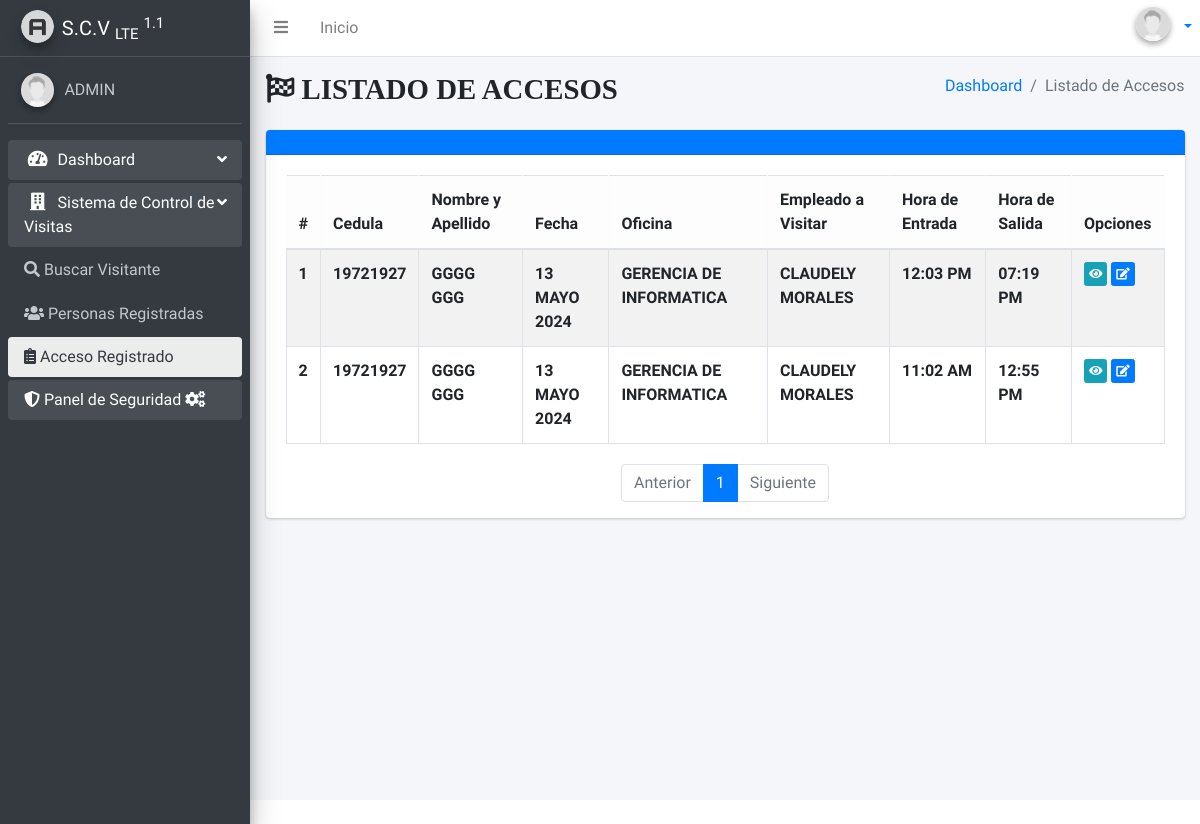
/laccess (signed in), run on an earlier commit of the app's database.
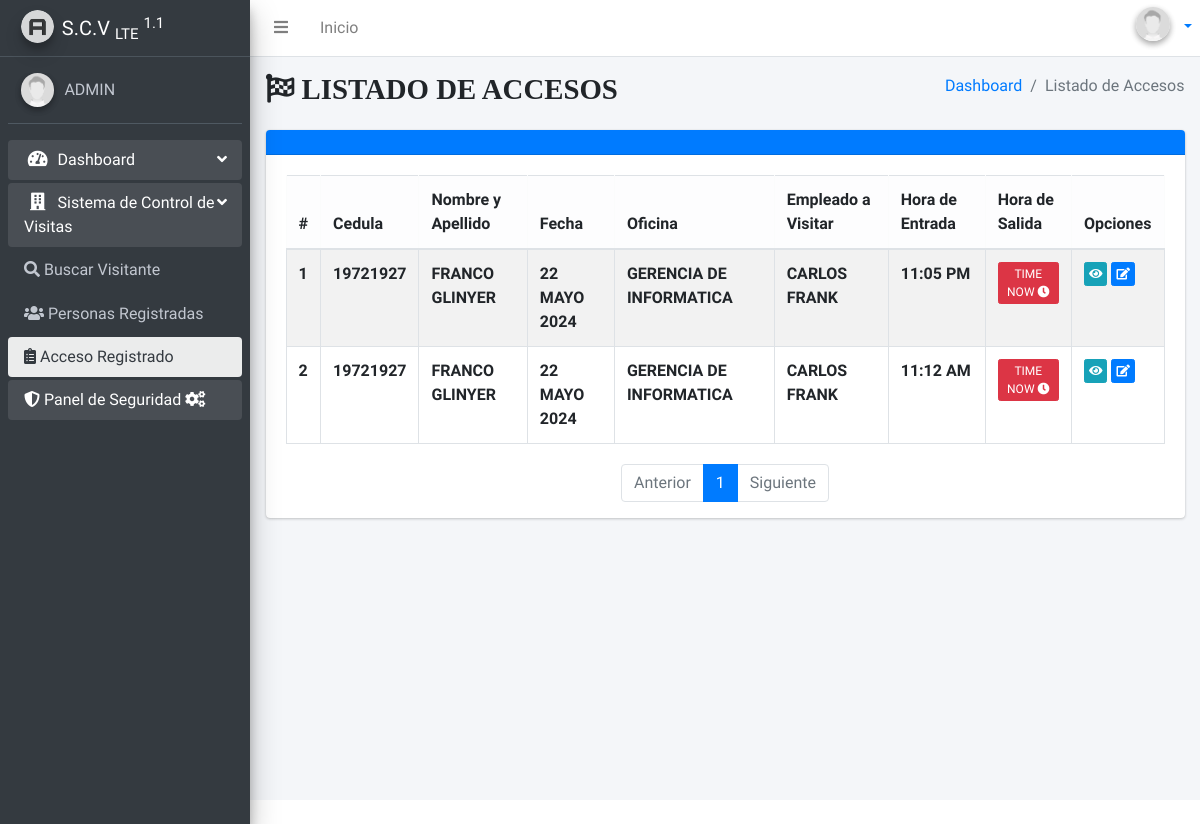
And on a later commit of the database.
### apps/dashboard/models.py (models this page shows, shortened)
class Profile(models.Model):
    user = models.OneToOneField(User, on_delete=models.CASCADE)
    dni = models.CharField('Cedula',max_length=10, null=True, blank=True)
    avatar = models.ImageField(upload_to='profiles',  default='users/default.jpg',null=True, blank=True)
    bio = models.TextField(null=True, blank=True)
    class Meta:
        verbose_name ='Perfil'
        verbose_name_plural ='Perfiles'

class Oficina(models.Model):
    noficina = models.CharField(
        'Nombre de la Oficina', max_length=60, unique=True)
    class Meta:
        verbose_name = 'Oficina'
        verbose_name_plural = 'Oficinas'
    def __str__(self):
        return self.noficina

class Empleado(models.Model):
    cedemp = models.CharField('Cedula', max_length=10,  unique=True)
    nEmp = models.CharField('Nombre', max_length=60)
    aEmp= models.CharField(
        'Apellido', max_length=60, null=False)
    empresa = models.ForeignKey(Empresa, on_delete=models.CASCADE)
    oficina = models.ForeignKey(Oficina, on_delete=models.CASCADE)
    class Meta:
        verbose_name = 'Personal'
        verbose_name_plural = 'Personal'

### apps/gav/models.py (models this page shows, shortened)
class Avisitantes(models.Model):
    visitor = models.ForeignKey(Personas, on_delete=models.CASCADE)
    entry = models.DateField('Fecha del Dia')
    hours = models.TimeField('Hora de Entrada')
    hoursEx = models.TimeField('Hora de Salida', null=True, blank=True)
    empleado = models.ForeignKey(Empleado, on_delete=models.CASCADE, verbose_name='Nombre del Empleados')
    oficina = models.ForeignKey(Oficina, on_delete=models.CASCADE, verbose_name='Oficina a Visitar')
    obs = models.TextField('Observaciones', max_length=140, null=True, blank=True)
    class Meta:
        verbose_name = "Listado Accesos"
        verbose_name_plural = "Listado Accesos"
        ordering = ['-entry', 'hours']

class Personas(models.Model):
    dni = models.CharField('Cedula', primary_key=True,  max_length=8,validators=[MinLengthValidator(6)])
    status = models.CharField('Tipo de visitante', max_length=1, choices=LISTA_ESTATUS, null=False, default='M')
    nac = models.CharField('Nacionalidad', max_length=2, choices=LIST_NAC, null=True, blank=True)
    first_name = models.CharField('Nombre', max_length=40,validators=[MinLengthValidator(3)])
    last_name = models.CharField('Apellido', max_length=40,validators=[MinLengthValidator(3)])
    gender = models.CharField('Género', max_length=1, choices=GENDER_CHOICES, default='B')
    class Meta:
        verbose_name = "Personas"
        verbose_name_plural = "Personas"
        ordering = ['-dni']
    def __str__(self):
        return f"{self.dni}"

### apps/gav/views.py (the view)
# urls.py: path('laccess', views.laccess, name='laccess'),
@login_required
@permission_required('gav.view_avisitantes')
def laccess(request):
    try:
        laccess = Avisitantes.objects.all().order_by('-entry','-hours')
        paginator = Paginator(laccess, 10)
        page_number = request.GET.get('page')
        page_obj = paginator.get_page(page_number)
        context = {
            'page_obj': page_obj}
        return render(request, 'access/laccess.html', context)
    except Personas.DoesNotExist:
        return render(request, 'accesss/notfound.html')

### templates/access/laccess.html (shortened to what this page needs)
{% extends 'layouts/main.html' %}
{% block titlecontent %}
<i class="fas fa-flag-checkered"> LISTADO DE ACCESOS</i>
{% endblock %}
{% block titlemenu %}
Listado de Accesos
{% endblock %}
{% block content %}
  <div class="content">
    <div class="container-fluid">
      <div class="row">
        <div class="col">
          <div class="card card-primary">
            <div class="card-header">
            </div>
            <div class="card-body">
                <table class="table table-striped table-bordered">
                    <thead class="table-light">
                  <tr>
                    <th scope="col">#</th>
                    <th scope="col">Cedula</th>
                    <th scope="col">Nombre y Apellido</th>
                    <th scope="col">Fecha</th>
                    <th scope="col">Oficina</th>
                    <th scope="col">Empleado a Visitar</th>
                    <th scope="col">Hora de Entrada</th>
                    <th scope="col">Hora de Salida</th>
                    <th scope="col">Opciones</th>
                  </tr>
                </thead>
                <tbody>
                  {% for laccess in page_obj %}
              <tr>
                      <th>{{ forloop.counter }}</th>
                      <th>{{ laccess.visitor|upper}}</th>
                      <th>{{ laccess.visitor.first_name|upper}} {{ laccess.visitor.last_name|upper}}</th>
                      <th>{{ laccess.entry|date:"d F Y"|upper}}</th>
                      <th>{{ laccess.oficina|upper}} </th>
                      <th>{{ laccess.empleado.nEmp|upper}} {{ laccess.empleado.aEmp|upper}} </th>
                      <th>{{ laccess.hours|date:"h:i A" }}</th>
                      {% if laccess.hoursEx is none or laccess.hoursEx == '' %}
                      <th><a href="{% url 'eaccess' laccess.id%}"class="btn btn-xs btn-danger" href="">TIME NOW <i class="fas fa-clock"></i></a> </th>
                    {% else %}
                    <th>{{ laccess.hoursEx|date:"h:i A" }}</th>
                    {% endif %}
                      <td>
                    <a class="btn btn-xs btn-info" href="{% url 'daccess' laccess.id%}"><i class="fa fa-eye" aria-hidden="true"></i></a>
                    <a class="btn btn-xs btn-primary" href="{% url 'eaccess' laccess.id%}"><i class="fas fa-edit"></i></a>
                      </td>
                    </tr>
                  {% endfor %}
                </tbody>
              </table>
            </div>
            <nav aria-label="Page navigation example px-6">
              <ul class="pagination justify-content-center">
                {% if page_obj.has_previous %}
                  <li class="page-item">
                    <a class="page-link" href="?page={{ page_obj.previous_page_number }}">Anterior</a>
                  </li>
                {% else %}
                  <li class="page-item disabled">
                    <a class="page-link">Anterior</a>
                  </li>
                {% endif %}
                {% for page in page_obj.paginator.page_range %}
                  {% if page == page_obj.number %}
                    <li class="page-item active">
                      <a class="page-link" href="?page={{ page }}">{{ page }}</a>
                    </li>
                  {% else %}
                    <li class="page-item">
                      <a class="page-link" href="?page={{ page }}">{{ page }}</a>
                    </li>
                  {% endif %}
                {% endfor %}
                {% if page_obj.has_next %}
                  <li class="page-item">
                    <a class="page-link" href="?page={{ page_obj.next_page_number }}">Siguiente</a>
                  </li>
                {% else %}
                  <li class="page-item disabled">
                    <a class="page-link">Siguiente</a>
                  </li>
                {% endif %}
              </ul>
            </nav>
          </div>
        </div>
      </div>
    </div>
  </div>
{% endblock %}

### templates/layouts/main.html (shortened to what this page needs)
<!DOCTYPE html>
{% load static %}
<html lang="es">
  <head>
    <link rel="stylesheet" href="{% static 'plugins/fontawesome-free/css/all.min.css' %}" />
    <link rel="stylesheet" href="{% static 'dist/css/adminlte.min.css' %}" />
  </head>
  <body class="hold-transition sidebar-mini">
    <div class="wrapper">
      {% include 'layouts/navbar.html' %}
      <div class="content-wrapper">
        <section class="content-header">
          <div class="container-fluid">
            <div class="row mb-2">
              <div class="col-sm-6">
                <h1>
                  {% block titlecontent %}
                  {% endblock %}
                </h1>
              </div>
              <div class="col-sm-6">
                <ol class="breadcrumb float-sm-right">
                  <li class="breadcrumb-item">
                    <a href="/">Dashboard</a>
                  </li>
                  <li class="breadcrumb-item active">
                    {% block titlemenu %}
                    {% endblock %}
                  </li>
                </ol>
              </div>
            </div>
          </div>
        </section>
        {% block content %}
        {% endblock %}
      </div>
      {% include 'layouts/sidebar.html' %}
    </div>
  </body>
</html>

### templates/layouts/navbar.html (shortened to what this page needs)
{%load static%}
<nav class="main-header navbar navbar-expand navbar-white navbar-light">
    <ul class="navbar-nav">
      <li class="nav-item">
        <a class="nav-link" data-widget="pushmenu" href="#" role="button"><i class="fas fa-bars"></i></a>
      </li>
      <li class="nav-item d-none d-sm-inline-block">
        <a href="/" class="nav-link">Inicio</a>
      </li>
    </ul>
    <ul class="navbar-nav ml-auto">
      <li class="dropdown user user-menu">
        <a href="#" class="dropdown-toggle" data-toggle="dropdown" aria-expanded="false">
             <span class="hidden-xs">
              {% if request.user.profile.avatar %}
              <img
                class="img-circle elevation-2 user-image"
                src="{{ request.user.profile.avatar.url }}"
                alt="Fotografía"
              />
              {% else %}
              <img
                src="{% static 'dist/img/avatar.png' %}"
                class="img-circle elevation-2 user-image"
                alt="User Image"
              />
              {% endif %}
 </span>
        </a>
    </ul>
  </nav>

### templates/layouts/sidebar.html (shortened to what this page needs)
{% load static %}
in<aside class="main-sidebar elevation-4 sidebar-dark-primary">
  <a href="/" class="brand-link">
    <img
      src="{% static 'dist/img/AdminLTELogo.png' %}"
      alt=""
      class="brand-image img-circle elevation-3"
      style="opacity: 0.8"
    />
    <span class="brand-text font-weight-light"><b>S.C.V</b> <sub>LTE</sub> <sup> 1.1</sup></span>
  </a>
  <div class="sidebar">
    <div class="user-panel mt-3 pb-3 mb-3 d-flex">
      <div class="image">
        {% if request.user.profile.avatar %}
        <img
          class="img-circle elevation-2"
          src="{{ request.user.profile.avatar.url }}"
          alt="Fotografía"
        />
        {% else %}
        <img
          src="{% static 'dist/img/avatar.png' %}"
          class="img-circle elevation-2"
          alt="User Image"
        />
        {% endif %}
      </div>
      <div class="info">
        {% if user.first_name and user.last_name %}
        <a href="{%url 'profiles-view'%}" class="d-block"
          >{{ user.first_name |upper }} {{ user.last_name |upper }}</a
        >
        {% else %}
        <a href="{%url 'profiles-view'%}" class="d-block">{{ user.username |upper }}</a>
        {% endif %}
      </div>
    </div>
    <nav class="mt-2">
      <ul class="nav nav-pills nav-sidebar flex-column"  data-widget="treeview" role="menu" data-accordion="false">
     <li class="nav-item menu-open">
          <a
            href="{% url 'home' %}"
            class="nav-link {% if request.resolver_match.url_name == 'home' %}active{% endif %}"
          >
            <i class="nav-icon fas fa-tachometer-alt"></i>
            <p>
              Dashboard
              <i class="right fas fa-angle-left"></i>
            </p>
          </a>
        </li>
        {%if perms.gav.view_personas %}
        <li class="nav-item menu-open">
          <a href="" class="nav-link">
            <i class="fas fa-building nav-icon"></i>
            <p>
              Sistema de Control de Visitas
              <i class="right fas fa-angle-left"></i>
            </p>
          </a>
          <ul class="nav nav-treeview">
            <li class="nav-item">
              <a
                href="{% url 'search' %}"
                class="nav-link {% if request.resolver_match.url_name == 'search' %}active{% endif %}"
              >
              <i class="fas fa-search"></i>
                <p>Buscar Visitante</p>
              </a>
            </li>
            <li class="nav-item">
              <a
                href="{% url 'lperson' %}"
                class="nav-link {% if request.resolver_match.url_name == 'lperson' %}active{% endif %}"
              >
              <i class="fas fa-users"></i>
                <p>Personas Registradas</p>
              </a>
            </li>
            {%if perms.gav.view_avisitantes%}
            <li class="nav-item">
              <a
                href="{% url 'laccess' %}"
                class="nav-link {% if request.resolver_match.url_name == 'laccess' %}active{% endif %}"
              >
              <i class="fas fa-clipboard-list"></i>
                <p>Acceso Registrado</p>
              </a>
            </li>
            {%endif%}
        </ul>
        </li>
        {%endif%}
        {% if request.user.is_staff %}
        <li class="nav-item menu-open">
          <a
            href="/admin"
            class="nav-link {% if request.resolver_match.url_name == 'admin' %}active{% endif %}"
          >
          <i class="fas fa-shield-alt"></i>
            <p>
              Panel de Seguridad
              <i class="fas fa-cogs"></i>
            </p>
          </a>
        </li>
        {% endif%}
      </ul>
    </nav>
  </div>
</aside>

What changed in the data, as far as the page shows it:
changed Avisitantes (number 1 of 2 on the later page): visitor.first_name "GGGG" → "FRANCO"; visitor.last_name "GGG" → "GLINYER"; entry "13 MAYO 2024" → "22 MAYO 2024"; empleado.nEmp "CLAUDELY" → "CARLOS"; empleado.aEmp "MORALES" → "FRANK"; hours "12:03 PM" → "11:05 PM"; hoursEx "07:19 PM" → (not shown); now shows "TIME NOW"
changed Avisitantes (number 2 of 2 on the later page): visitor.first_name "GGGG" → "FRANCO"; visitor.last_name "GGG" → "GLINYER"; entry "13 MAYO 2024" → "22 MAYO 2024"; empleado.nEmp "CLAUDELY" → "CARLOS"; empleado.aEmp "MORALES" → "FRANK"; hours "11:02 AM" → "11:12 AM"; hoursEx "12:55 PM" → (not shown); now shows "TIME NOW"
